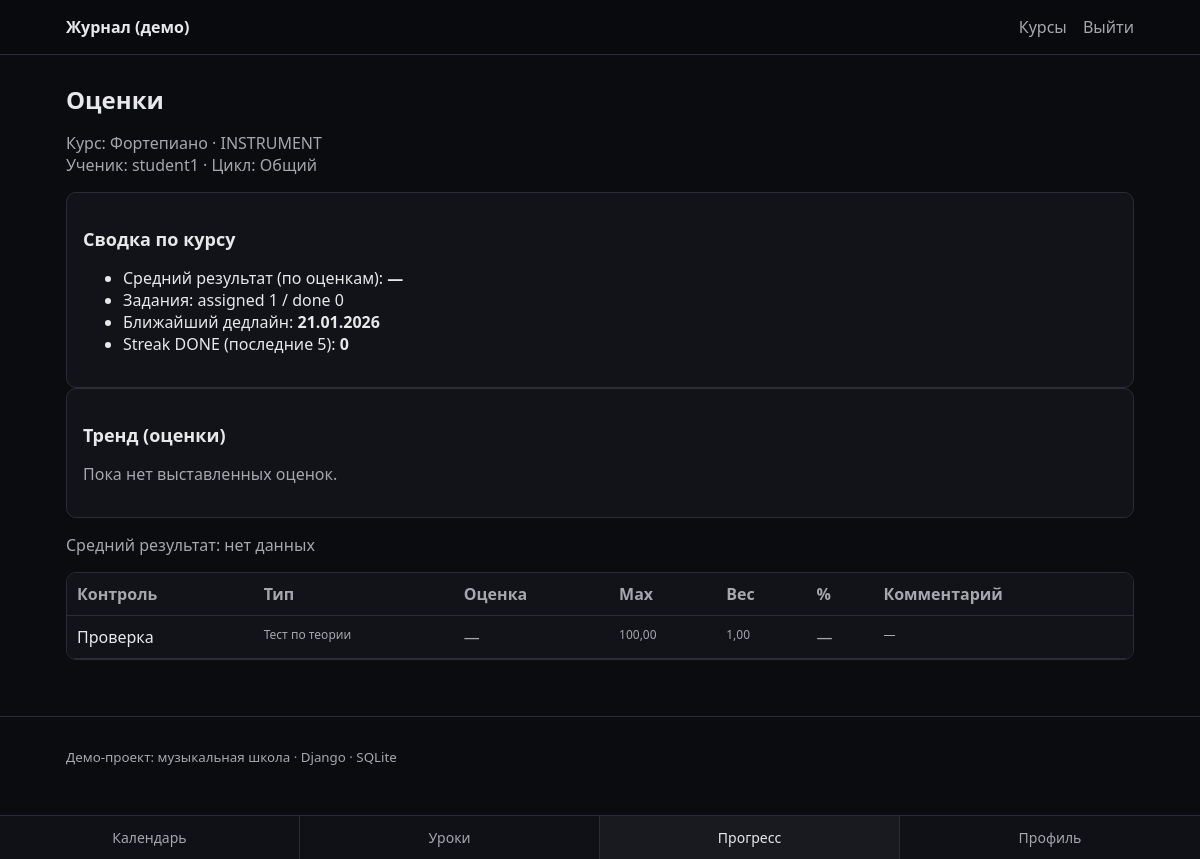
The app's page /courses/6/grades/ (signed in) with its own data.
### apps/school/models.py (models this page shows, shortened)
class Course(models.Model):
    name = models.CharField(max_length=200)
    course_type = models.ForeignKey(CourseType, on_delete=models.PROTECT, related_name="courses")
    teacher = models.ForeignKey(
        settings.AUTH_USER_MODEL,
        on_delete=models.SET_NULL,
        null=True,
        blank=True,
        related_name="teaching_courses",
    )

class CourseType(models.Model):
    name = models.CharField(max_length=120, unique=True)
    class Meta:
        ordering = ("name",)

### apps/accounts/models.py (models this page shows, shortened)
class Profile(models.Model):
    class Role(models.TextChoices):
        ADMIN = "ADMIN", "Администратор"
        TEACHER = "TEACHER", "Преподаватель"
        STUDENT = "STUDENT", "Ученик"
        PARENT = "PARENT", "Родитель"
    class Cycle(models.TextChoices):
        GENERAL = "GENERAL", "Общий"
        BASIC = "BASIC", "Базовый"
        ACCELERATED = "ACCELERATED", "Ускоренный"
        EXTRA = "EXTRA", "Дополнительный"
    user = models.OneToOneField(settings.AUTH_USER_MODEL, on_delete=models.CASCADE, related_name="profile")
    role = models.CharField(max_length=16, choices=Role.choices)
    cycle = models.CharField(max_length=16, choices=Cycle.choices, default=Cycle.GENERAL)

### apps/gradebook/models.py (models this page shows, shortened)
class Assessment(models.Model):
    class AssessmentType(models.TextChoices):
        HOMEWORK = "HOMEWORK", "Домашнее задание"
        PERFORMANCE = "PERFORMANCE", "Выступление"
        JURY = "JURY", "Жюри"
        THEORY_TEST = "THEORY_TEST", "Тест по теории"
    course = models.ForeignKey(Course, on_delete=models.CASCADE, related_name="assessments")
    title = models.CharField(max_length=200)
    assessment_type = models.CharField(max_length=32, choices=AssessmentType.choices)
    max_score = models.DecimalField(max_digits=6, decimal_places=2, default=100)
    weight = models.DecimalField(max_digits=6, decimal_places=2, default=1)
    source_assignment = models.OneToOneField(
        "homework.Assignment",
        null=True,
        blank=True,
        on_delete=models.SET_NULL,
        related_name="assessment",
    )
    class Meta:
        unique_together = ("course", "title")
        ordering = ("id",)

### apps/gradebook/views.py (the view, shortened to what this page needs)
# urls.py: path("courses/<int:course_id>/grades/", student_course_grades, name="student_course_grades"),
@role_required(Profile.Role.STUDENT, Profile.Role.PARENT)
def student_course_grades(request, course_id: int):
    course = get_object_or_404(Course, id=course_id)
    profile = request.user.profile
    if profile.role == Profile.Role.STUDENT:
        student = request.user
        if not Enrollment.objects.filter(course=course, student=student).exists():
            return HttpResponseForbidden("Вы не записаны на этот курс.")
    assessments = list(Assessment.objects.filter(course=course).order_by("id"))
    grades = Grade.objects.filter(assessment__in=assessments, student=student).select_related("assessment")
    grades_by_assessment_id = {g.assessment_id: g for g in grades}
    avg_percent = compute_average_percent(assessments, grades_by_assessment_id)
    from apps.homework.models import AssignmentTarget
    from django.utils import timezone
    today = timezone.localdate()
    non_null_scores = [g.score for g in grades_by_assessment_id.values() if g.score is not None]
    avg_val = None
    if non_null_scores:
        try:
            avg_val = sum([float(x) for x in non_null_scores]) / len(non_null_scores)
            avg_val = round(avg_val, 2)
        except Exception:
            avg_val = None
    targets_qs = AssignmentTarget.objects.filter(student=student, assignment__course=course).select_related("assignment")
    assigned_cnt = targets_qs.count()
    done_cnt = targets_qs.filter(status=AssignmentTarget.Status.DONE).count()
    next_due = (
        targets_qs.filter(status=AssignmentTarget.Status.TODO)
        .order_by("assignment__due_date")
        .values_list("assignment__due_date", flat=True)
        .first()
    )
    next_due_str = next_due.strftime("%d.%m.%Y") if next_due else None
    last_targets = list(targets_qs.order_by("-assignment__due_date")[:5])
    streak = 0
    for t in last_targets:
        if t.status == AssignmentTarget.Status.DONE:
            streak += 1
        else:
            break
    late_exists = targets_qs.filter(status=AssignmentTarget.Status.TODO, assignment__due_date__lt=today).exists()
    badge = None
    if assigned_cnt > 0 and not late_exists:
        badge = "Все задания вовремя (сейчас)"
    trend = []
    for a in assessments:
        g = grades_by_assessment_id.get(a.id)
        if g and g.score is not None:
            trend.append({"label": f"{a.title}", "score": g.score})
    summary = {
        "avg": avg_val,
        "assigned": assigned_cnt,
        "done": done_cnt,
        "next_due": next_due_str,
        "streak": streak,
        "badge": badge,
    }
    rows = []
    for a in assessments:
        g = grades_by_assessment_id.get(a.id)
        score = g.score if g else None
        comment = g.comment if g else ""
        percent = None
        if score is not None and a.max_score:
            try:
                percent = (Decimal(score) / Decimal(a.max_score)) * Decimal("100")
            except Exception:
                percent = None
        rows.append(
            {
                "assessment": a,
                "score": score,
                "comment": comment,
                "percent": percent,
                "max_score": a.max_score,
                "weight": a.weight,
            }
        )
    return render(
        request,
        "gradebook/student_course_grades.html",
        {
            "course": course,
            "student": student,
            "rows": rows,
            "avg_percent": avg_percent,
            "summary": summary,
            "trend": trend,
        },
    )

### apps/gradebook/services.py (called while the page is built)
def compute_average_percent(assessments: Iterable[Assessment], grades_by_assessment_id: dict) -> Optional[Decimal]:
    total_weight = Decimal("0")
    total = Decimal("0")
    for a in assessments:
        g: Grade | None = grades_by_assessment_id.get(a.id)
        if not g or g.score is None:
            continue
        if a.max_score == 0:
            continue
        frac = (Decimal(g.score) / Decimal(a.max_score))
        total += frac * Decimal(a.weight)
        total_weight += Decimal(a.weight)
    if total_weight == 0:
        return None
    return (total / total_weight) * Decimal("100")

### templates/gradebook/student_course_grades.html (shortened to what this page needs)
{% extends "base.html" %}
{% block content %}
  <h1>Оценки</h1>
  <p class="muted">
    Курс: {{ course.name }} · {{ course.course_type.name }}<br/>
    Ученик: {{ student.username }} · Цикл: {{ student.profile.get_cycle_display }}
  </p>
  <div class="card">
    <h2>Сводка по курсу</h2>
    <ul>
      <li>
        Средний результат (по оценкам):
        <strong>{{ summary.avg|default:"—" }}</strong>
      </li>
      <li>
        Задания: assigned {{ summary.assigned }} / done {{ summary.done }}
      </li>
      <li>
        Ближайший дедлайн:
        <strong>{{ summary.next_due|default:"—" }}</strong>
      </li>
      <li>
        Streak DONE (последние 5):
        <strong>{{ summary.streak }}</strong>
      </li>
    </ul>
  </div>
  <div class="card">
    <h2>Тренд (оценки)</h2>
    {% if not trend %}
      <p class="muted">Пока нет выставленных оценок.</p>
    {% endif %}
  </div>
  {% if avg_percent != None %}
    <p><span class="tag">Средний результат: {{ avg_percent|floatformat:1 }}%</span></p>
  {% else %}
    <p class="muted">Средний результат: нет данных</p>
  {% endif %}
  {% if rows %}
    <div class="table-wrap">
      <table class="table">
        <thead>
          <tr>
            <th>Контроль</th>
            <th>Тип</th>
            <th>Оценка</th>
            <th>Max</th>
            <th>Вес</th>
            <th>%</th>
            <th>Комментарий</th>
          </tr>
        </thead>
        <tbody>
          {% for r in rows %}
            <tr>
              <td>{{ r.assessment.title }}</td>
              <td class="muted small">{{ r.assessment.get_assessment_type_display }}</td>
              <td>{% if r.score != None %}{{ r.score }}{% else %}<span class="muted">—</span>{% endif %}</td>
              <td class="muted small">{{ r.max_score }}</td>
              <td class="muted small">{{ r.weight }}</td>
              <td>
                {% if r.percent != None %}
                  {{ r.percent|floatformat:1 }}%
                {% else %}
                  <span class="muted">—</span>
                {% endif %}
              </td>
              <td class="muted small">{% if r.comment %}{{ r.comment }}{% else %}—{% endif %}</td>
            </tr>
          {% endfor %}
        </tbody>
      </table>
    </div>
  {% else %}
    <p class="muted">Нет контрольных точек.</p>
  {% endif %}
{% endblock %}

### static/css/main.css (style rules this page uses)
:root { --bg: #0b0c10; --panel: #111318; --text: #e8e8ea; --muted: #a6a6ad; --border: #2a2d36; --accent: #6aa8ff; --error: #ff6a6a; --ok: #7dff9b; }
* { box-sizing: border-box; }
body { margin: 0; font-family: system-ui, -apple-system, Segoe UI, Roboto, Arial, sans-serif; background: var(--bg); color: var(--text); }
h1 { font-size: 24px; margin: 12px 0 16px; }
h2 { font-size: 18px; margin: 18px 0 10px; }
.card { background: var(--panel); border: 1px solid var(--border); border-radius: 10px; padding: 16px; }
.muted { color: var(--muted); }
.small { font-size: 12px; }
.table-wrap { overflow-x: auto; border: 1px solid var(--border); border-radius: 10px; }
.table { width: 100%; border-collapse: collapse; background: var(--panel); }
.table th, .table td { padding: 10px; border-bottom: 1px solid var(--border); vertical-align: top; }
.table th { text-align: left; color: var(--muted); font-weight: 600; }
body { padding-bottom: 64px; }

### records on screen
Course: name "Фортепиано", course_type.name "INSTRUMENT"
Assessment: assessment "Проверка", assessment.assessment_type "Тест по теории", max_score "100,00", weight "1,00"

### other values on screen
{{ student.username }} "student1"
{{ student.profile.get_cycle_display }} "Общий"
{{ summary.avg|default:"—" }} "—"
{{ summary.assigned }} "1"
{{ summary.done }} "0"
{{ summary.next_due|default:"—" }} "21.01.2026"
{{ summary.streak }} "0"
